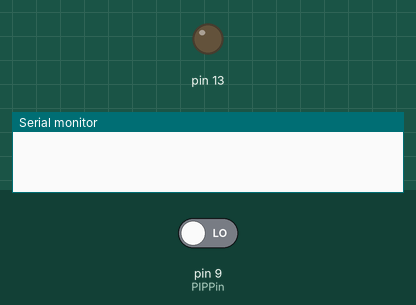
Recording of a sketch running on a simulated Arduino Uno, built with avr-gcc and run on an emulated ATmega328P. Shown: output pins drawn as LEDs (lit = HIGH), the last lines printed to the serial monitor. The test bench sets the inputs (shaded band); at power-on: pin 9 (PIPPin) LOW.

Above: at 1.2 s.
1.3 s: pin 9 (PIPPin) driven HIGH
At 1.7 s:
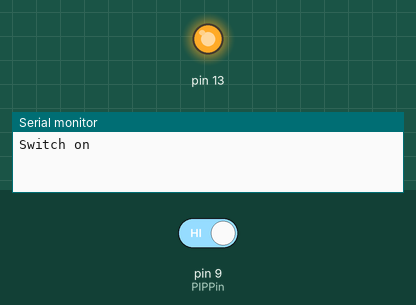
2.8 s: pin 9 (PIPPin) driven LOW
At 4.1 s:
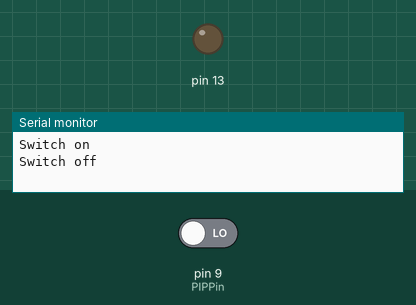
Timing chart, 0 to 5.8 s (numbered marks = the images above; inputs shaded):
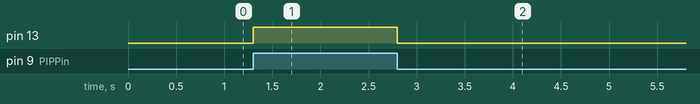

Measured:
- after the input at 1.3 s, pin 13: LOW → HIGH at once
- after the input at 2.8 s, pin 13: HIGH → LOW at once

The sketch:

PIRTest.ino
```cpp
boolean PIRValue = false;
boolean OldPIRValue = PIRValue;
int PIPPin = 9;

void setup() {
  // put your setup code here, to run once:
  Serial.begin(9600);
  pinMode(PIPPin, INPUT);
  pinMode(13, OUTPUT);
}

void loop() {
  // put your main code here, to run repeatedly:
  PIRValue = digitalRead(PIPPin);
  if (PIRValue != OldPIRValue) {
    OldPIRValue = PIRValue;
    Serial.print("Switch ");
    Serial.println(PIRValue ? "on": "off");
    digitalWrite(13, PIRValue);
  }
  delay(1);
}
```
